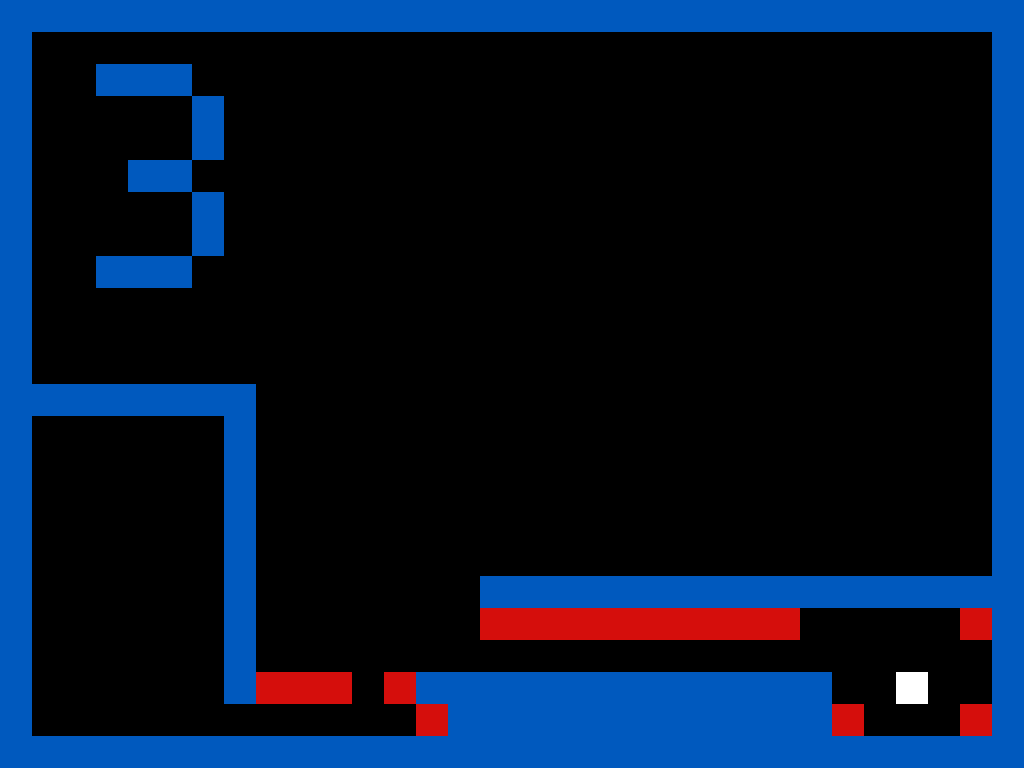

Tiled map render using the project's own tile images. Description and the map definition, with tile-layer contents summarised, below:
An orthogonal 32x24 tile map with 32x32 px tiles, 1 tile layer (Main Tiles) and 18 objects (9x solid, 7x damage, player, end).

<map version="2017.05.26" orientation="orthogonal" renderorder="right-down" width="32" height="24" tilewidth="32" tileheight="32" nextobjectid="23">
 <tileset firstgid="1" source="tileset.tsx" />
 <layer name="Main Tiles" width="32" height="24">
  <data>[768 cells, 196 non-empty, 3 distinct tile ids]</data>
 </layer>
 <objectgroup name="Main Objects">
  <object id="1" name="solid" x="0" y="0" width="1024" height="32" />
  <object id="4" name="solid" x="0" y="736" width="1024" height="32" />
  <object id="5" name="solid" x="0" y="32" width="32" height="704" />
  <object id="6" name="solid" x="992" y="32" width="32" height="704" />
  <object id="7" name="solid" x="480" y="576" width="512" height="32" />
  <object id="8" name="solid" x="416" y="672" width="416" height="32" />
  <object id="9" name="solid" x="448" y="704" width="384" height="32" />
  <object id="10" name="solid" x="224" y="384" width="32" height="320" />
  <object id="11" name="damage" x="480" y="608" width="320" height="32" />
  <object id="12" name="damage" x="256" y="672" width="90" height="32" />
  <object id="13" name="damage" x="384" y="672" width="32" height="32" />
  <object id="14" name="damage" x="416" y="704" width="32" height="32" />
  <object id="15" name="damage" x="832" y="704" width="32" height="32" />
  <object id="16" name="damage" x="960" y="608" width="32" height="32" />
  <object id="17" name="damage" x="960" y="704" width="32" height="32" />
  <object id="18" name="player" x="96" y="672" width="32" height="32" />
  <object id="19" name="end" x="896" y="672" width="32" height="32" />
  <object id="22" name="solid" x="32" y="384" width="192" height="32" />
 </objectgroup>
</map>